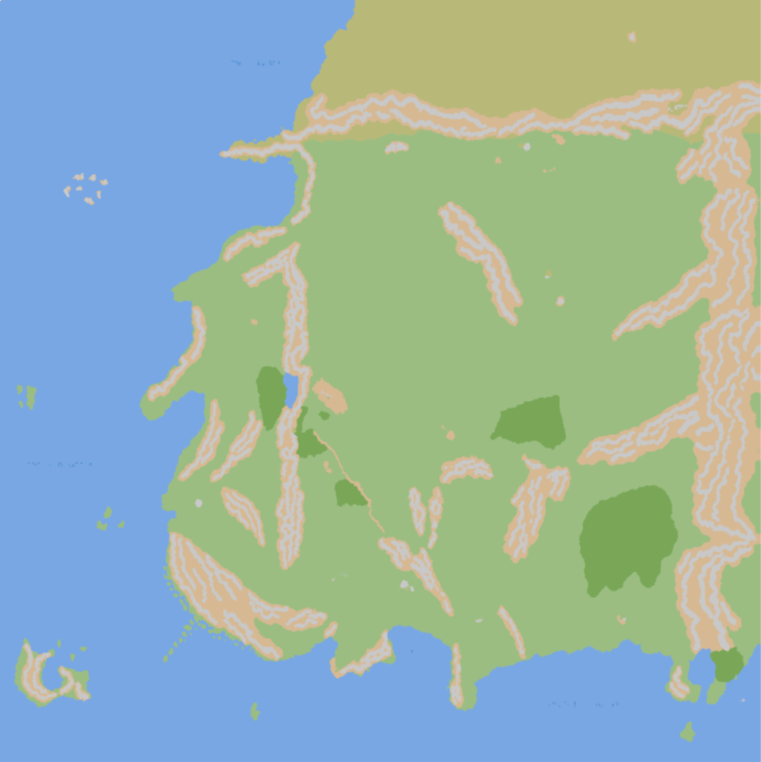
#> input picture blender/overworld-full.png, 761 x 762 px; its folder holds 4 pictures in this run
$ python ow_voxel.py
#> lines starting #> are read from the running program, lines starting #| are printed output that depends on the picture; after the words box and inside, x2 and y2 are one past the last pixel; in counts of white or black regions, pixels touching at a corner belong together
#!/usr/bin/env python3
"""The second Overworld: a terraced voxel diorama built from the map texture (blender/overworld-full.png), in the
style of the issue #35 / #51 references (stepped cliffs with strata, sea as a slab with a pale shore, forest clumps).

Classifies every texel (sea, coast sand, grass, dry plain, forest, hill skirt, mountain), resamples to CELL cm cells on
the same texture->world mapping as the live Overworld (ow_fit.py: texel (0,0) at (-13271,-17662), 40.6 cm per texel),
gives each cell a terrace height (mountains rise by distance into their mass, one terrace per voxel, rolling +1 on the
plains, sea two below), run-merges rows of equal (material, height) into boxes and writes ow_voxel.json:
  boxes: [(palette, x, y, z, sx, sy, sz)] for the terrain spawner (top surface slabs + the sea slab),
  trees: [(x, y, z, kind, scale)] on the forest mask (dense) and scattered over grass (sparse),
  heights: a coarse grid to put portals, starts, houses and landmarks on the ground (ow2_build.py samples it).
Needs Pillow + numpy: python/env/bin/python unreal/Tools/towns/ow_voxel.py
"""
import json, math, os
import numpy as np
from PIL import Image
HERE=os.path.dirname(os.path.abspath(__file__)); ROOT=os.path.abspath(os.path.join(HERE,"..","..",".."))
TEX=os.path.join(ROOT,"blender","overworld-full.png"); OUT=os.path.join(HERE,"ow_voxel.json")
# texture -> world (ow_fit.py)
AX,AY=-230.0,-360.0; EX,EY=4484.0,4736.0; TX,TY=0.29,0.30; CX,CY=0.27,-0.16
CELL=100.0          # one voxel = 1 m; the texture is ~40.6 cm per texel, so a cell averages ~2.5 texels
STEP=100.0          # one terrace = one voxel
SEA_Z=-200.0        # sea surface (top of the water slab); sand at 0, grass 0..1, hills 1, mountains 2..9
def px_to_world(c,r):
    u,v=c/761.0,r/762.0; lx=0.5+CX+(u-0.5)/TX; ly=0.5+CY+(v-0.5)/TY
    return (AX-EX)+lx*2*EX,(AY-EY)+ly*2*EY
def world_to_px(x,y):
    lx=(x-(AX-EX))/(2*EX); ly=(y-(AY-EY))/(2*EY)
    return ((lx-0.5-CX)*TX+0.5)*761.0,((ly-0.5-CY)*TY+0.5)*762.0
def dilate(m,it=1):
    for _ in range(it): m=m|np.roll(m,1,0)|np.roll(m,-1,0)|np.roll(m,1,1)|np.roll(m,-1,1)
    return m
def erode(m,it=1):
    for _ in range(it): m=m&np.roll(m,1,0)&np.roll(m,-1,0)&np.roll(m,1,1)&np.roll(m,-1,1)
    return m
def dist_in(m,maxd=30):
    d=np.zeros(m.shape,int); cur=m.copy()
    for k in range(1,maxd+1):
        cur=erode(cur); d[cur]=k
        if not cur.any(): break
    return d+m.astype(int)
def blur(a,rad):
    k=2*rad+1; c=np.cumsum(np.cumsum(np.pad(a,rad+1),0),1)
    out=(c[k:,k:]-c[:-k,k:]-c[k:,:-k]+c[:-k,:-k])/(k*k)
    return out[:a.shape[0],:a.shape[1]]
SEA,SAND,GRASS,FOREST,HILL,MOUNT,DRY,MEADOW,SNOW,RIVER,ROAD,LAKE=range(12)
PALETTE={SAND:"MI_Ground_Sand",GRASS:"MI_Ground_Lush",FOREST:"MI_Ground_Lush",HILL:"MI_Ground_Dirt",MOUNT:"MI_Ground_Rock",DRY:"MI_Ground_Tundra",MEADOW:"MI_Ground_Meadow",SNOW:"G_Snow",RIVER:"MI_VoxelWater",ROAD:"MI_Ground_Dirt",LAKE:"MI_VoxelWater"}
CAP={MOUNT:STEP/2,HILL:STEP/2}   # cap thickness per class (default STEP)
STRATA={MOUNT:"MI_Ground_DarkRock",HILL:"MI_Ground_Dirt",GRASS:"MI_Ground_Dirt",FOREST:"MI_Ground_Dirt",DRY:"MI_Ground_Dirt",SAND:"MI_Ground_Sand",MEADOW:"MI_Ground_Dirt",SNOW:"MI_Ground_Rock",RIVER:"MI_Ground_Dirt",ROAD:"MI_Ground_Dirt",LAKE:"MI_Ground_Dirt"}   # the exposed face below a terrace
MIN_ROAD_CELLS=15; MAX_LAKE_CELLS=400
BASE=os.path.join(ROOT,"maps","newwotbase-1.png"); BX,BY,SX,SY=20.0,-60.0,11.6,9.05   # texture texel -> base map pixel (ow_fit.py)
MIN_RIVER_CELLS=12   # a connected run of river cells shorter than this is a blue place name, not a river
SNOW_H=7            # mountain terraces at or above this wear snow
def classify():
    im=np.asarray(Image.open(TEX).convert("RGB")).astype(int); H,W,_=im.shape
    r,g,b=im[...,0],im[...,1],im[...,2]
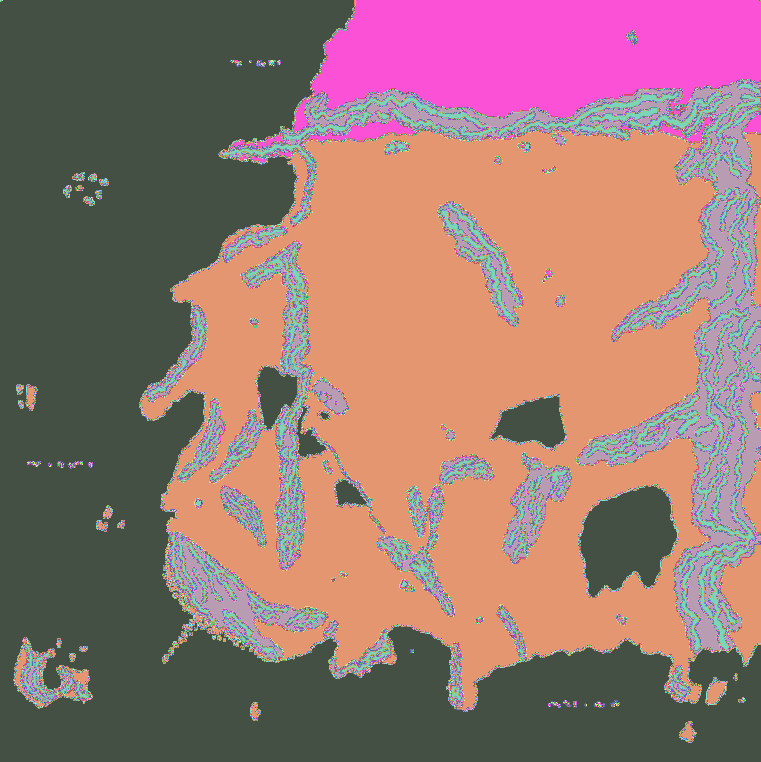
#> r: shape (762, 761) int64; 121 distinct labels, from 75 to 214; one colour per label, 0 black
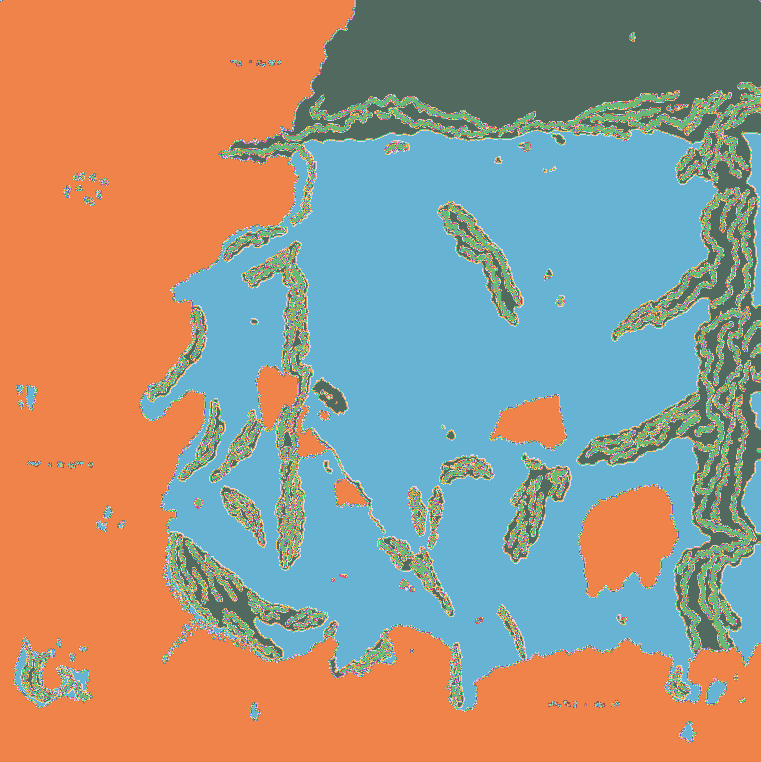
#> g: shape (762, 761) int64; 54 distinct labels, from 105 to 200; one colour per label, 0 black
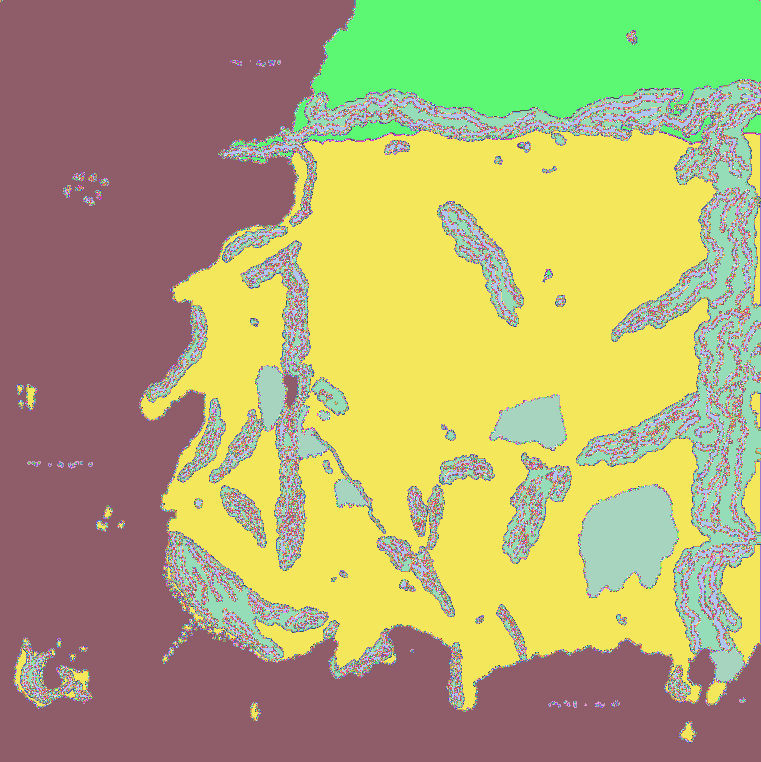
#> b: shape (762, 761) int64; 141 distinct labels, from 87 to 227; one colour per label, 0 black
    sea=(b>r+40)&(b>g+15)&(r<170)
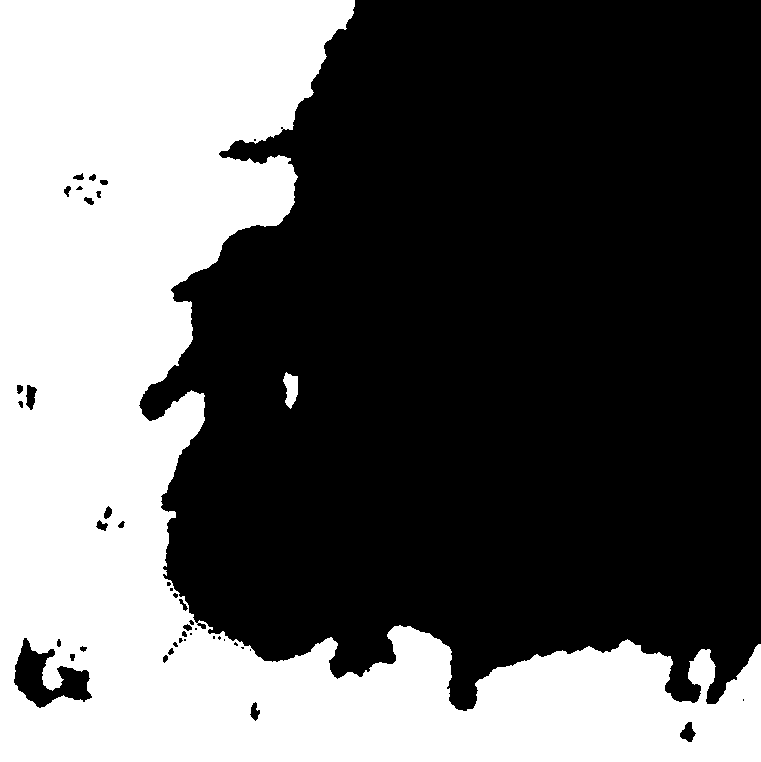
#> sea: shape (762, 761) bool; 38.5% white; 2 white regions, box (x1, y1, x2, y2) and area: (0, 0, 761, 762) 222944, (283, 372, 298, 409) 368
    forest=(g>r+25)&(g<175)&(r<125)&(b<120)
#> forest: shape (762, 761) bool; 2.3% white; 7 white regions, largest, box (x1, y1, x2, y2) and area: (580, 486, 677, 597) 7515, (491, 396, 565, 449) 2494, (257, 367, 287, 430) 1234
    grass=(g>r+10)&~forest&~sea
#> grass: shape (762, 761) bool; 36.1% white; 155 white regions (116 under 20 px), largest, box (x1, y1, x2, y2) and area: (139, 129, 717, 711) 199724, (710, 544, 761, 670) 3088, (742, 132, 761, 308) 1305
    tan=(r>g+12)&(r>b+35)&~sea
#> tan: shape (762, 761) bool; 8.6% white; 211 white regions (118 under 20 px), largest, box (x1, y1, x2, y2) and area: (577, 111, 761, 654) 21039, (229, 80, 761, 184) 8803, (170, 532, 327, 657) 3864
    pale=(r>185)&(g>185)&(b>175)&~sea
#> pale: shape (762, 761) bool; 5.3% white; 121 white regions (22 under 20 px), largest, box (x1, y1, x2, y2) and area: (681, 308, 756, 650) 4376, (246, 245, 309, 446) 2075, (283, 95, 487, 141) 1520
    mount=tan|pale
#> mount: shape (762, 761) bool; 13.9% white; 57 white regions (18 under 20 px), largest, box (x1, y1, x2, y2) and area: (220, 80, 761, 654) 47962, (169, 532, 327, 661) 6624, (242, 242, 312, 570) 6497
    dry=(r>160)&(g>150)&(b<130)&~mount&~sea
#> dry: shape (762, 761) bool; 7.9% white; 58 white regions (46 under 20 px), largest, box (x1, y1, x2, y2) and area: (293, 0, 761, 133) 43229, (301, 119, 423, 144) 1218, (659, 116, 715, 145) 468
    cls=np.full((H,W),GRASS,np.uint8); cls[sea]=SEA; cls[dry]=DRY; cls[forest]=FOREST; cls[mount]=MOUNT
    land=cls!=SEA
    cls[dilate(~land,2)&land]=SAND
    dist=dist_in(mount)
#> after the loop in dist_in, `for k in range(1,maxd+1):`:
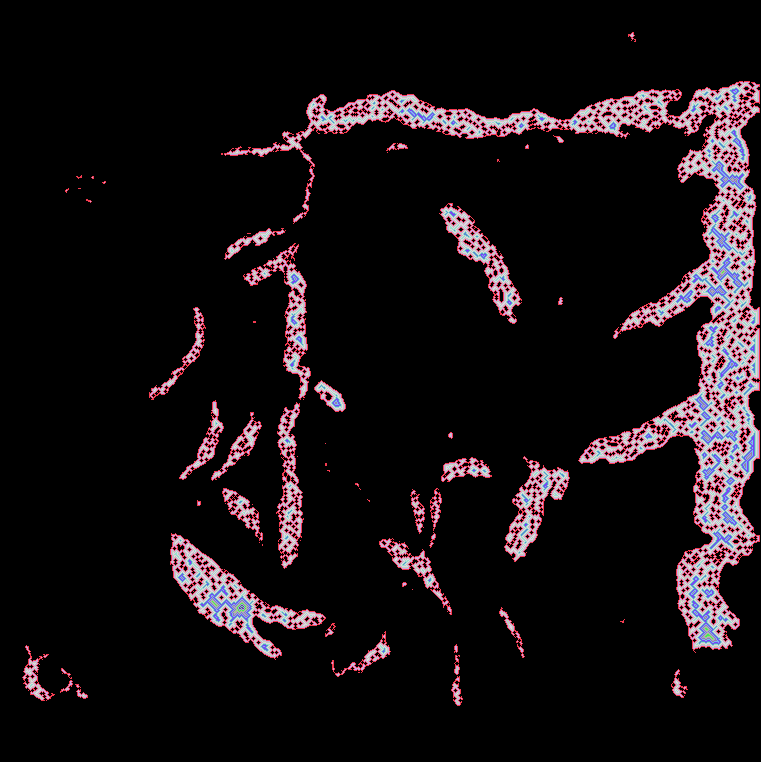
#> d: shape (762, 761) int64; 16 distinct labels, from 0 to 15; one colour per label, 0 black
    h=np.zeros((H,W),int); h[mount]=np.clip((dist[mount]/2.0).astype(int)+2,2,9)
    skirt=dilate(mount,2)&~mount&land; cls[skirt]=HILL; h[skirt]=1
#> after `h[skirt] = 1`:
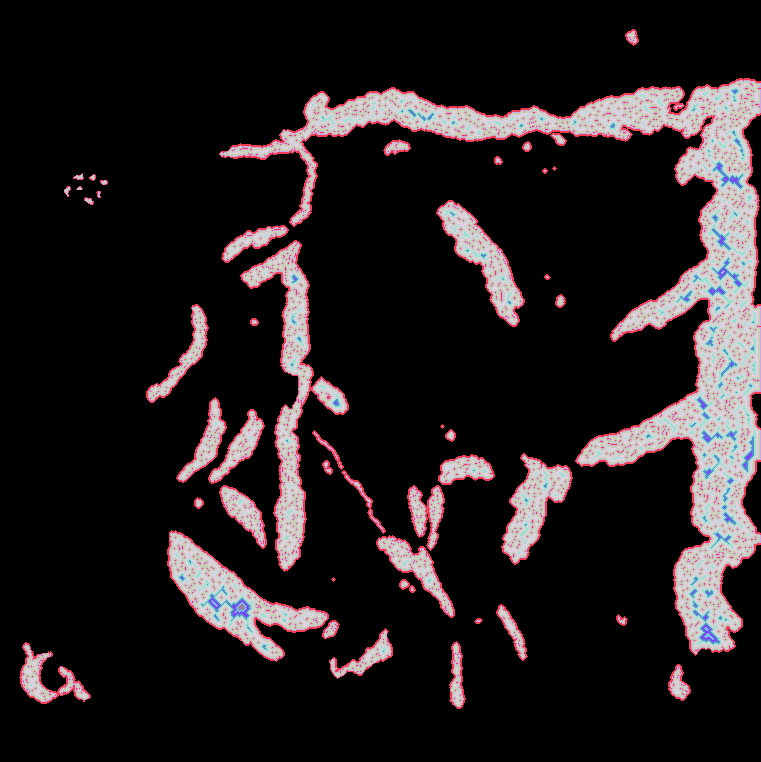
#> h: shape (762, 761) int64; 10 distinct labels, from 0 to 9; one colour per label, 0 black
    rng=np.random.default_rng(3); noise=blur(rng.random((H,W)),9); noise2=blur(rng.random((H,W)),5)
    roll=(cls==GRASS)|(cls==DRY)|(cls==FOREST)
    h[roll&(noise>0.55)]=1; h[roll&(noise>0.585)]=2            # two gentle terraces across the plains
    cls[(cls==GRASS)&(noise2>0.535)]=MEADOW                       # paler meadow patches break up the green
    cls[mount&(h>=SNOW_H)]=SNOW                                  # snow on the high terraces
    h[~land]=-2
    return cls,h
def components(mask,nx,ny):
    """8-connected runs of true cells: a list of cell lists."""
    seen=np.zeros_like(mask); out=[]
    for j in range(ny):
        for i in range(nx):
            if not mask[j,i] or seen[j,i]: continue
            comp=[(j,i)]; seen[j,i]=True; k=0
            while k<len(comp):
                cj,ci=comp[k]; k+=1
                for dj in (-1,0,1):
                    for di in (-1,0,1):
                        jj,ii=cj+dj,ci+di
                        if 0<=jj<ny and 0<=ii<nx and mask[jj,ii] and not seen[jj,ii]: seen[jj,ii]=True; comp.append((jj,ii))
            out.append(comp)
    return out
# [23 lines left out: function roads, not called in this run]
def rivers(nx,ny,x0,y0):
    """River cells from the base map: its rivers are thin saturated blue lines (the sea is a paler blue). For every
    1 m cell the matching block of base pixels is tested for river blue; runs of connected river cells shorter than
    MIN_RIVER_CELLS are dropped (the map's blue lettering)."""
    im=np.asarray(Image.open(BASE).convert("RGB")); r=im[...,0].astype(int); g=im[...,1].astype(int); b=im[...,2].astype(int)
    riv=(b>r+60)&(b>g+40)&(b<220)&(r<120)   # saturated river blue; the sea is (170,200,235)-ish and fails r<120 / b<220
    BH,BW=riv.shape
    mask=np.zeros((ny,nx),bool)
    for j in range(ny):
        for i in range(nx):
            c0,r0=world_to_px(x0+i*CELL,y0+j*CELL); c1,r1=world_to_px(x0+(i+1)*CELL,y0+(j+1)*CELL)
            bx0,by0=int(BX+SX*c0),int(BY+SY*r0); bx1,by1=int(BX+SX*c1),int(BY+SY*r1)
            bx0,bx1=max(0,bx0),min(BW,bx1); by0,by1=max(0,by0),min(BH,by1)
            if bx1<=bx0 or by1<=by0: continue
            if riv[by0:by1,bx0:bx1].sum()>=6: mask[j,i]=True
    # connected runs (8-neighbour) at cell resolution; keep the long ones
    seen=np.zeros_like(mask); keep=np.zeros_like(mask)
    for j in range(ny):
        for i in range(nx):
            if not mask[j,i] or seen[j,i]: continue
            comp=[(j,i)]; seen[j,i]=True; k=0
            while k<len(comp):
                cj,ci=comp[k]; k+=1
                for dj in (-1,0,1):
                    for di in (-1,0,1):
                        jj,ii=cj+dj,ci+di
                        if 0<=jj<ny and 0<=ii<nx and mask[jj,ii] and not seen[jj,ii]: seen[jj,ii]=True; comp.append((jj,ii))
            js=[q[0] for q in comp]; is_=[q[1] for q in comp]; bw=max(is_)-min(is_)+1; bh=max(js)-min(js)+1
            blob=len(comp)>0.45*bw*bh and max(bw,bh)<16      # a filled square is a sigil or flag on the map, not a river
            if len(comp)>=MIN_RIVER_CELLS and not blob:
                for (jj,ii) in comp: keep[jj,ii]=True
    return keep
def main():
    cls,h=classify(); H,W=cls.shape
    # world grid of CELL cm cells covering the texture; each cell takes the majority class / mean height of its texels
    x0,y0=px_to_world(0,0); x1,y1=px_to_world(W,H)
    nx=int((x1-x0)//CELL); ny=int((y1-y0)//CELL)
    cc=np.zeros((ny,nx),np.uint8); ch=np.zeros((ny,nx),int)
    for j in range(ny):
        for i in range(nx):
            c0,r0=world_to_px(x0+i*CELL,y0+j*CELL); c1,r1=world_to_px(x0+(i+1)*CELL,y0+(j+1)*CELL)
            cs,ce=max(0,int(c0)),min(W,int(math.ceil(c1))); rs,re=max(0,int(r0)),min(H,int(math.ceil(r1)))
            if ce<=cs or re<=rs: cc[j,i]=SEA; ch[j,i]=-2; continue
            blk=cls[rs:re,cs:ce]; counts=np.bincount(blk.ravel(),minlength=12); k=int(counts.argmax())
            cc[j,i]=k; ch[j,i]=int(round(h[rs:re,cs:ce].mean())) if k!=SEA else -2
    # lakes: enclosed sea-class cells (not connected to the map edge, small) sit one terrace below their shore, not two
    seacells=(cc==SEA)
#> seacells: shape (315, 309) bool; 38.5% white; 2 white regions, box (x1, y1, x2, y2) and area: (0, 0, 309, 315) 37446, (115, 154, 122, 170) 72
    for comp in components(seacells,nx,ny):
        edge=any(j==0 or i==0 or j==ny-1 or i==nx-1 for (j,i) in comp)
        if not edge and len(comp)<=MAX_LAKE_CELLS:
            shore=[ch[jj,ii] for (j,i) in comp for (jj,ii) in ((j-1,i),(j+1,i),(j,i-1),(j,i+1)) if 0<=jj<ny and 0<=ii<nx and cc[jj,ii]!=SEA]
            lvl=max(-1,(min(shore) if shore else 0)-1)
            for (j,i) in comp: cc[j,i]=LAKE; ch[j,i]=lvl
#> this loop made 2 passes
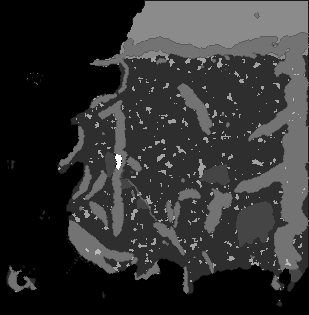
#> cc: shape (315, 309); min 0, max 11, mean 2.14; drawn with min black and max white
#> ch: shape (315, 309) int64; min -2, max 9, mean -0.282
    # rivers: carved one terrace into whatever they cross (never below the coast), water on top
    rv=rivers(nx,ny,x0,y0)
    for j in range(ny):
        for i in range(nx):
            if rv[j,i] and cc[j,i] not in (SEA,LAKE): cc[j,i]=RIVER; ch[j,i]=max(-1,ch[j,i]-1)
    print("river cells",int(rv.sum()))
    # roads: a dirt line at ground level across grass, meadow, dry plain and forest (fords across rivers)
    rd=roads(nx,ny,x0,y0)
    for j in range(ny):
        for i in range(nx):
            if rd[j,i] and cc[j,i] in (GRASS,MEADOW,DRY,FOREST,HILL): cc[j,i]=ROAD
    print("road cells",int(rd.sum()))
    # boxes: for each row, runs of equal (class, height) -> one top slab (STEP thick, the terrace's material) plus, where
    # a neighbour is lower, the exposed strata face as a darker slab below (down to the lowest neighbour)
    boxes=[]
    def world(i,j): return x0+(i+0.5)*CELL, y0+(j+0.5)*CELL
    # top slabs: greedy rectangles of equal (class, height) - a row run first, then grown downwards while the rows
    # below match exactly, so plains become a few big slabs instead of hundreds of strips (far fewer instances for the
    # distance field and Lumen to track)
    done=np.zeros((ny,nx),bool)
    for j in range(ny):
        i=0
        while i<nx:
            if done[j,i] or cc[j,i]==SEA: i+=1; continue
            k=int(cc[j,i]); z=int(ch[j,i]); i2=i
            while i2+1<nx and not done[j,i2+1] and cc[j,i2+1]==k and ch[j,i2+1]==z: i2+=1
            j2=j
            while j2+1<ny and j2-j<40 and all((not done[j2+1,ii]) and cc[j2+1,ii]==k and ch[j2+1,ii]==z for ii in range(i,i2+1)): j2+=1
            done[j:j2+1,i:i2+1]=True
            xa,ya=world(i,j); xb,yb=world(i2,j2)
            cap=CAP.get(k,STEP)   # hills and mountains carry a thin cap so even a one-step drop shows a band of strata
            boxes.append((PALETTE[k],(xa+xb)/2,(ya+yb)/2,z*STEP-cap/2,(i2-i+1)*CELL,(j2-j+1)*CELL,cap))
            i=i2+1
    # strata under terrace edges: per row run, the drop to the lowest of the four neighbours along the run
    for j in range(ny):
        i=0
        while i<nx:
            k=int(cc[j,i]); z=int(ch[j,i]); i2=i
            while i2+1<nx and cc[j,i2+1]==k and ch[j,i2+1]==z: i2+=1
            if k!=SEA:
                lows=[]
                for ii in range(i,i2+1):
                    nb=[ch[jj,ii2] for jj,ii2 in ((j-1,ii),(j+1,ii),(j,ii-1),(j,ii+1)) if 0<=jj<ny and 0<=ii2<nx]
                    lows.append(min(nb) if nb else z)
                lo=min(lows)
                top=z*STEP-CAP.get(k,STEP); bot=max(lo,-2)*STEP   # from the lowest neighbour's top up to the cap
                if top-bot>=1.0:   # never a zero-thickness box: its two faces fight at the foot of every step
                    xa,_=world(i,j); xb,yb=world(i2,j)
                    boxes.append((STRATA[k],(xa+xb)/2,yb,(top+bot)/2,(i2-i+1)*CELL,CELL,top-bot))
            i=i2+1
    # the sea: one slab under everything (its top at SEA_Z); the land sits on strata down to -2 so coasts read as cliffs
    boxes.append(("MI_VoxelWater",(x0+x1)/2,(y0+y1)/2,SEA_Z-50,x1-x0,y1-y0,100))
    # trees: dense on forest cells, sparse on grass, seeded; the kit's oaks, round bushes and pines
    # no trees on the city sites (ow_sites.json: the tiny models stand 420 cm behind each portal)
    try:
        sites=json.load(open(os.path.join(HERE,"ow_sites.json")))
        clear=[(st["x"]-420*math.cos(math.radians(st["yaw"])),st["y"]-420*math.sin(math.radians(st["yaw"]))) for st in sites.values()]
    except Exception: clear=[]
    rng=np.random.default_rng(7); trees=[]
    for j in range(ny):
        for i in range(nx):
            k=int(cc[j,i])
            p=0.55 if k==FOREST else (0.03 if k in (GRASS,MEADOW) else (0.06 if k==HILL else 0.0))
            if k in (ROAD,LAKE,RIVER): p=0.0
            n=int(p)+ (1 if rng.random()<(p-int(p)) else 0)
            for _ in range(n):
                x,y=world(i,j); x+=rng.uniform(-45,45); y+=rng.uniform(-45,45)
                if any(abs(x-cx)<700 and abs(y-cy)<700 for (cx,cy) in clear): continue
                kind="SM_Pine" if (k==HILL or rng.random()<0.25) else ("SM_Oak" if rng.random()<0.6 else "SM_BushRound")
                trees.append((round(x),round(y),int(ch[j,i])*STEP,kind,round(float(rng.uniform(0.35,0.55)),2)))
    pal={ROAD:(150,110,70),LAKE:(80,140,230),SEA:(70,120,200),SAND:(222,205,150),GRASS:(120,180,90),FOREST:(60,120,60),HILL:(170,150,110),MOUNT:(190,175,150),DRY:(175,165,95),MEADOW:(160,200,120),SNOW:(240,240,245),RIVER:(60,110,220)}
    pv=np.zeros((ny,nx,3),np.uint8)
    for k,c in pal.items(): pv[cc==k]=c
    pv=np.clip(pv.astype(int)+(ch[...,None]*7),0,255).astype(np.uint8)
    Image.fromarray(pv).resize((nx*3,ny*3),Image.NEAREST).save(os.path.join(HERE,"ow_voxel_preview.png"))
    data={"cell":CELL,"step":STEP,"x0":x0,"y0":y0,"nx":nx,"ny":ny,"heights":ch.tolist(),"classes":cc.tolist(),"boxes":boxes,"trees":trees}
    json.dump(data,open(OUT,"w"))
    # the editor's read_file tool takes at most 80 KB a call: stage the same data as numbered parts under Saved/PlayTest
    parts=os.path.join(ROOT,"unreal","Saved","PlayTest","ow_voxel_parts"); os.makedirs(parts,exist_ok=True)
    for f in os.listdir(parts): os.remove(os.path.join(parts,f))
    text=json.dumps(data,separators=(",",":")); n=0
    for i in range(0,len(text),70000):
        open(os.path.join(parts,f"{n:04d}.txt"),"w").write(text[i:i+70000]); n+=1
    open(os.path.join(parts,"count.txt"),"w").write(str(n))
    print(f"cells {nx}x{ny}, boxes {len(boxes)}, trees {len(trees)}, classes {np.bincount(cc.ravel(),minlength=12).tolist()} -> {OUT} ({n} parts staged)")
#> (the run stopped early here; a loop or call above may not have finished)
